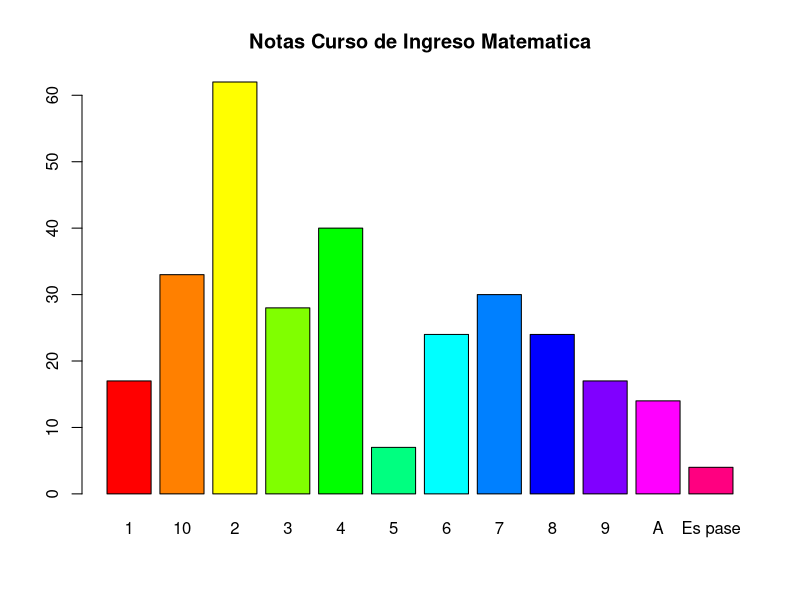
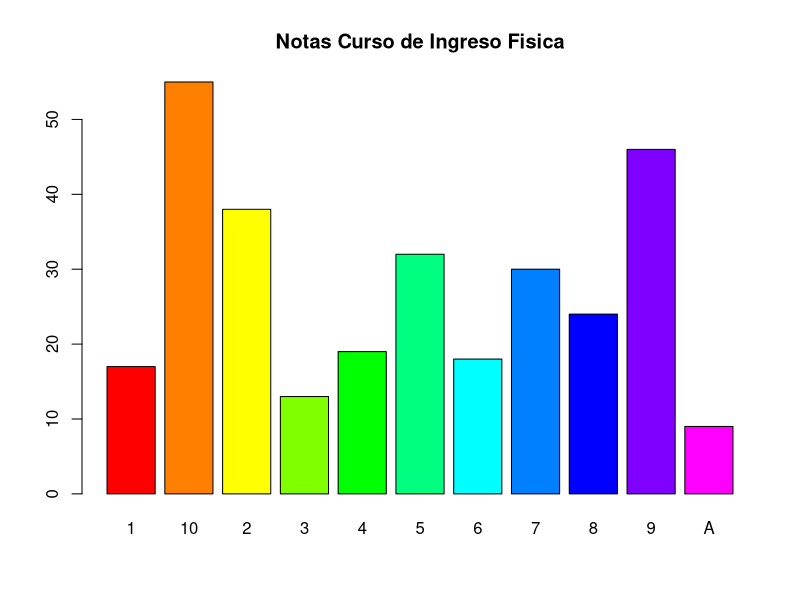

Source code (R) for these figures, in order:
library(readxl)
library(dplyr)
library(tidyr)

changeErrors <- function(str, tokenArray, fixedArray, booleanFixed = FALSE){
  newArray <- sapply(tokenArray, grepl, str, ignore.case = TRUE, fixed = booleanFixed)
  index <- which(newArray == TRUE)[1]
  if(!is.na(index)){
    fixedArray[index]
  }else{
    str
  }
}

entry19 <- read_excel("INGRESO 2019-ANON.xlsx")
entry18 <- read_excel("INGRESO 2018-ANON.xlsx")
entry19 <- entry19[,-19] # aportaba demasiado poco dato la columna de status ingenieria
entry19<- entry19[,-1]
entry19<- entry19[,-1]
entry19 <- select(entry19, -Tipo.de..Beneficio)
entry19<- select(entry19,-Porcentaje..Otorgado)
entry18<-entry18[,-1]
entry18<-entry18[,-1]
entry18 <- select(entry18, -Tipo.de..Beneficio)

colnames(entry19) <- c("Names", "Sex","Carreer","Cohort", "Entry", "CMATH","RMATH", "CPHYS", "RPHYS","MEAN", "REQBENEFIT","OBT.SCHOLARSHIP", "SCHOOLMEAN","STATUS","SCHOOL")
colnames(entry18) <- c("Names", "Sex","Carreer","Cohort", "Entry", "CMATH","RMATH", "CPHYS", "RPHYS","MEAN", "REQBENEFIT","OBT.SCHOLARSHIP", "SCHOOLMEAN","STATUS","SCHOOL")

entry<- rbind(entry18,entry19)


wrong <- c("NO","BAJA","OBTIENE" ,"BFI N/A","Si","N/A","MO","falta")
correct <- c("NO","NO","SI","SI","SI","NO","NO",NA)
entry$OBT.SCHOLARSHIP <- sapply(entry$OBT.SCHOLARSHIP, changeErrors, wrong, correct)
entry$OBT.SCHOLARSHIP[which(entry$OBT.SCHOLARSHIP!="SI")] <-"NO"


wrong <-c("Cuatrimestral","Febrero", "Octubre", "Septiembre","Agosto","Directo","Diciembre")
correct<-c("Cuatrimestral","Febrero","Octubre","Septiembre","Agosto","Directo","Diciembre" )
entry$Entry <- sapply(entry$Entry,changeErrors,wrong,correct)

wrong<- c("NA","N/A", "-","x","AUS","AUSENTE","ausente","Es pase","Desaprobado","2","5","6","7","8","9")
correct <- c(NA,NA,NA,NA,"A","A","A","Es pase","2","2","5","6","7","8","9")
entry$CMATH <- sapply(entry$CMATH,changeErrors,wrong,correct)
entry$RMATH <- sapply(entry$RMATH,changeErrors,wrong,correct)
entry$CPHYS <- sapply(entry$CPHYS,changeErrors,wrong,correct)
entry$RPHYS <- sapply(entry$RPHYS,changeErrors,wrong,correct) 

wrong <- c("NO","BAJA","OBTIENE" ,"BFI N/A","Si")
correct <- c("NO","NO","SI","SI","SI")
entry$OBT.SCHOLARSHIP <- sapply(entry$OBT.SCHOLARSHIP, changeErrors, wrong, correct)

wrong <- c("Antonio Berni", "Bede","Cardenal Pironio", "Colegio del Pilar","E.E.S.T. N°2","Goethe", "Lincoln","Lasalle", "Los Robles", "Michael Ham","Northfield School
","Northlands","Oakhill","Pilgrims","San Felipe","San Jose","Santa Ines","Santa Maria","Sworn","Sowrn","St. Catherine's Moorlands","St. George´s","St. John's","St. Mary of the Hills","St. Matthew's College","Verbo Divino","Wellspring")

correct <- c("Antonio Berni", "Bede's Grammar School", "Cardenal Pironio", "Colegio Del Pilar","E.E.S.T N°2","Goethe","Lincoln","Lasalle","Los Robles","Michael Ham","Northfield School
","Northlands","Oakhill","Pilgrims","San Felipe","San Jose","Santa Ines","Santa Maria","Sworn","Sworn", "Moorlands","St. George´s","St. John's","St. Mary of the Hills","St. Matthew's College","Verbo Divino","Wellspring")

entry$SCHOOL <- sapply(entry$SCHOOL, changeErrors, wrong, correct)

barplot(table(entry$CMATH),main= "Notas Curso de Ingreso Matematica", col = rainbow(12))
barplot(table(entry$CPHYS),main= "Notas Curso de Ingreso Fisica", col = rainbow(12))

approvedMath <- which(entry$CMATH > "3")
approvedPhys <- which(entry$CPHYS >"3")
approved <- intersect(approvedMath,approvedPhys)

approvedRows <- entry[approved,]




#pie()#preguntar bauti sobre como hacer piechart que compare los que aprobaron todas con los que no

save(entry,file = "entry.Rdata")


